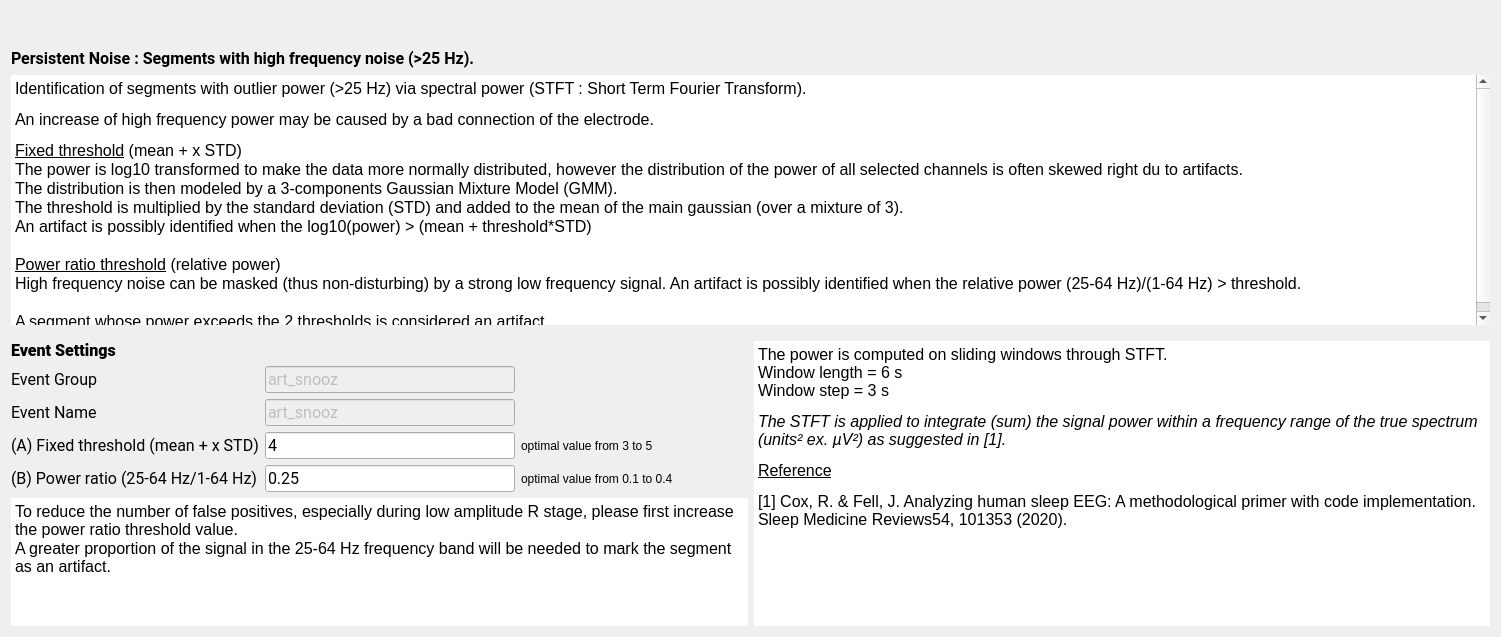
<?xml version="1.0" encoding="UTF-8"?>
<ui version="4.0">
 <class>PersistentNoiseStep</class>
 <widget class="QWidget" name="PersistentNoiseStep">
  <property name="geometry">
   <rect>
    <x>0</x>
    <y>0</y>
    <width>1501</width>
    <height>637</height>
   </rect>
  </property>
  <property name="windowTitle">
   <string>Form</string>
  </property>
  <property name="styleSheet">
   <string notr="true">font: 12pt &quot;Roboto&quot;;</string>
  </property>
  <layout class="QVBoxLayout" name="verticalLayout_2">
   <item>
        <widget class="QWidget" name="imageWidget" native="true">
         <property name="sizePolicy">
          <sizepolicy hsizetype="Expanding" vsizetype="Preferred">
           <horstretch>0</horstretch>
           <verstretch>0</verstretch>
          </sizepolicy>
         </property>
         <layout class="QHBoxLayout" name="horizontalLayout">
          <item>
           <widget class="QLabel" name="label_10">
                <property name="text">
                 <string/>
                </property>
                <property name="alignment">
                 <set>Qt::AlignmentFlag::AlignCenter</set>
                </property>
           </widget>
          </item>
         </layout>
    </widget>
   </item>
   <item>
    <layout class="QVBoxLayout" name="verticalLayout_3">
     <item>
      <widget class="QLabel" name="label_9">
       <property name="minimumSize">
        <size>
         <width>0</width>
         <height>20</height>
        </size>
       </property>
       <property name="maximumSize">
        <size>
         <width>16777215</width>
         <height>30</height>
        </size>
       </property>
       <property name="font">
        <font>
         <family>Roboto</family>
         <pointsize>12</pointsize>
         <italic>false</italic>
         <bold>false</bold>
        </font>
       </property>
       <property name="frameShape">
        <enum>QFrame::Shape::NoFrame</enum>
       </property>
       <property name="lineWidth">
        <number>0</number>
       </property>
       <property name="text">
        <string>&lt;html&gt;&lt;head/&gt;&lt;body&gt;&lt;p&gt;&lt;span style=&quot; font-weight:600;&quot;&gt;Persistent Noise : Segments with high frequency noise (&amp;gt;25 Hz).&lt;/span&gt;&lt;/p&gt;&lt;/body&gt;&lt;/html&gt;</string>
       </property>
      </widget>
     </item>
     <item>
      <widget class="QTextEdit" name="description_textEdit">
       <property name="sizePolicy">
        <sizepolicy hsizetype="Expanding" vsizetype="Expanding">
         <horstretch>0</horstretch>
         <verstretch>5</verstretch>
        </sizepolicy>
       </property>
       <property name="minimumSize">
        <size>
         <width>0</width>
         <height>250</height>
        </size>
       </property>
       <property name="styleSheet">
        <string notr="true"/>
       </property>
       <property name="frameShape">
        <enum>QFrame::Shape::NoFrame</enum>
       </property>
       <property name="frameShadow">
        <enum>QFrame::Shadow::Plain</enum>
       </property>
       <property name="lineWidth">
        <number>0</number>
       </property>
       <property name="readOnly">
        <bool>true</bool>
       </property>
       <property name="html">
        <string>&lt;!DOCTYPE HTML PUBLIC &quot;-//W3C//DTD HTML 4.0//EN&quot; &quot;http://www.w3.org/TR/REC-html40/strict.dtd&quot;&gt;
&lt;html&gt;&lt;head&gt;&lt;meta name=&quot;qrichtext&quot; content=&quot;1&quot; /&gt;&lt;meta charset=&quot;utf-8&quot; /&gt;&lt;style type=&quot;text/css&quot;&gt;
p, li { white-space: pre-wrap; }
hr { height: 1px; border-width: 0; }
li.unchecked::marker { content: &quot;\2610&quot;; }
li.checked::marker { content: &quot;\2612&quot;; }
&lt;/style&gt;&lt;/head&gt;&lt;body style=&quot; font-family:'Roboto'; font-size:12pt; font-weight:400; font-style:normal;&quot;&gt;
&lt;p style=&quot; margin-top:12px; margin-bottom:12px; margin-left:0px; margin-right:0px; -qt-block-indent:0; text-indent:0px;&quot;&gt;&lt;span style=&quot; color:#000000;&quot;&gt;Identification of segments with outlier power (&amp;gt;25 Hz) via spectral power (STFT : Short Term Fourier Transform).&lt;/span&gt;&lt;/p&gt;
&lt;p style=&quot; margin-top:12px; margin-bottom:12px; margin-left:0px; margin-right:0px; -qt-block-indent:0; text-indent:0px;&quot;&gt;&lt;span style=&quot; color:#000000;&quot;&gt;An increase of high frequency power may be caused by a bad connection of the electrode.&lt;/span&gt;&lt;/p&gt;
&lt;p style=&quot; margin-top:0px; margin-bottom:0px; margin-left:0px; margin-right:0px; -qt-block-indent:0; text-indent:0px;&quot;&gt;&lt;span style=&quot; text-decoration: underline;&quot;&gt;Fixed threshold&lt;/span&gt;&lt;span style=&quot; color:#000000;&quot;&gt; (mean + x STD)&lt;/span&gt;&lt;/p&gt;
&lt;p style=&quot; margin-top:0px; margin-bottom:0px; margin-left:0px; margin-right:0px; -qt-block-indent:0; text-indent:0px;&quot;&gt;The power is log10 transformed to make the data more normally distributed, however the distribution of the power of all selected channels is often skewed right du to artifacts.&lt;/p&gt;
&lt;p style=&quot; margin-top:0px; margin-bottom:0px; margin-left:0px; margin-right:0px; -qt-block-indent:0; text-indent:0px;&quot;&gt;The distribution is then modeled by a 3-components Gaussian Mixture Model (GMM).&lt;/p&gt;
&lt;p style=&quot; margin-top:0px; margin-bottom:0px; margin-left:0px; margin-right:0px; -qt-block-indent:0; text-indent:0px;&quot;&gt;The threshold is multiplied by the standard deviation (STD) and added to the mean of the main gaussian (over a mixture of 3).&lt;/p&gt;
&lt;p style=&quot; margin-top:0px; margin-bottom:0px; margin-left:0px; margin-right:0px; -qt-block-indent:0; text-indent:0px;&quot;&gt;An artifact is possibly identified when the log10(power) &amp;gt; (mean + threshold*STD)&lt;/p&gt;
&lt;p style=&quot;-qt-paragraph-type:empty; margin-top:0px; margin-bottom:0px; margin-left:0px; margin-right:0px; -qt-block-indent:0; text-indent:0px;&quot;&gt;&lt;br /&gt;&lt;/p&gt;
&lt;p style=&quot; margin-top:0px; margin-bottom:0px; margin-left:0px; margin-right:0px; -qt-block-indent:0; text-indent:0px;&quot;&gt;&lt;span style=&quot; text-decoration: underline;&quot;&gt;Power ratio threshold&lt;/span&gt; (relative power)&lt;/p&gt;
&lt;p style=&quot; margin-top:0px; margin-bottom:0px; margin-left:0px; margin-right:0px; -qt-block-indent:0; text-indent:0px;&quot;&gt;High frequency noise can be masked (thus non-disturbing) by a strong low frequency signal. An artifact is possibly identified when the relative power (25-64 Hz)/(1-64 Hz) &amp;gt; threshold.&lt;/p&gt;
&lt;p style=&quot;-qt-paragraph-type:empty; margin-top:0px; margin-bottom:0px; margin-left:0px; margin-right:0px; -qt-block-indent:0; text-indent:0px;&quot;&gt;&lt;br /&gt;&lt;/p&gt;
&lt;p style=&quot; margin-top:0px; margin-bottom:0px; margin-left:0px; margin-right:0px; -qt-block-indent:0; text-indent:0px;&quot;&gt;A segment whose power exceeds the 2 thresholds is considered an artifact.&lt;/p&gt;&lt;/body&gt;&lt;/html&gt;</string>
       </property>
      </widget>
     </item>
     <item>
      <spacer name="verticalSpacer">
       <property name="orientation">
        <enum>Qt::Orientation::Vertical</enum>
       </property>
       <property name="sizeType">
        <enum>QSizePolicy::Policy::Fixed</enum>
       </property>
       <property name="sizeHint" stdset="0">
        <size>
         <width>20</width>
         <height>10</height>
        </size>
       </property>
      </spacer>
     </item>
    </layout>
   </item>
   <item>
    <layout class="QGridLayout" name="gridLayout_2">
     <item row="0" column="0">
      <layout class="QVBoxLayout" name="verticalLayout">
       <item>
        <widget class="QLabel" name="label_4">
         <property name="sizePolicy">
          <sizepolicy hsizetype="Fixed" vsizetype="Fixed">
           <horstretch>0</horstretch>
           <verstretch>0</verstretch>
          </sizepolicy>
         </property>
         <property name="maximumSize">
          <size>
           <width>16777215</width>
           <height>20</height>
          </size>
         </property>
         <property name="font">
          <font>
           <family>Roboto</family>
           <pointsize>12</pointsize>
           <italic>false</italic>
           <bold>false</bold>
          </font>
         </property>
         <property name="text">
          <string>&lt;html&gt;&lt;head/&gt;&lt;body&gt;&lt;p&gt;&lt;span style=&quot; font-weight:700;&quot;&gt;Event Settings&lt;/span&gt;&lt;/p&gt;&lt;/body&gt;&lt;/html&gt;</string>
         </property>
        </widget>
       </item>
       <item>
        <layout class="QGridLayout" name="gridLayout">
         <item row="0" column="0">
          <widget class="QLabel" name="label_3">
           <property name="sizePolicy">
            <sizepolicy hsizetype="Fixed" vsizetype="Preferred">
             <horstretch>0</horstretch>
             <verstretch>0</verstretch>
            </sizepolicy>
           </property>
           <property name="minimumSize">
            <size>
             <width>140</width>
             <height>0</height>
            </size>
           </property>
           <property name="font">
            <font>
             <family>Roboto</family>
             <pointsize>12</pointsize>
             <italic>false</italic>
             <bold>false</bold>
            </font>
           </property>
           <property name="text">
            <string>Event Group</string>
           </property>
          </widget>
         </item>
         <item row="0" column="1">
          <widget class="QLineEdit" name="group_lineEdit">
           <property name="enabled">
            <bool>false</bool>
           </property>
           <property name="maximumSize">
            <size>
             <width>250</width>
             <height>16777215</height>
            </size>
           </property>
           <property name="font">
            <font>
             <family>Roboto</family>
             <pointsize>12</pointsize>
             <italic>false</italic>
             <bold>false</bold>
            </font>
           </property>
           <property name="toolTip">
            <string>In which &quot;Event Group&quot; the detected artifact are added (label in the annotation file). Go to the general Detectors Settings to edit the group.</string>
           </property>
           <property name="text">
            <string>art_snooz</string>
           </property>
          </widget>
         </item>
         <item row="1" column="0">
          <widget class="QLabel" name="label_11">
           <property name="minimumSize">
            <size>
             <width>140</width>
             <height>0</height>
            </size>
           </property>
           <property name="font">
            <font>
             <family>Roboto</family>
             <pointsize>12</pointsize>
             <italic>false</italic>
             <bold>false</bold>
            </font>
           </property>
           <property name="text">
            <string>Event Name</string>
           </property>
          </widget>
         </item>
         <item row="1" column="1">
          <widget class="QLineEdit" name="name_fixe_lineEdit">
           <property name="enabled">
            <bool>false</bool>
           </property>
           <property name="maximumSize">
            <size>
             <width>250</width>
             <height>16777215</height>
            </size>
           </property>
           <property name="font">
            <font>
             <family>Roboto</family>
             <pointsize>12</pointsize>
             <italic>false</italic>
             <bold>false</bold>
            </font>
           </property>
           <property name="toolTip">
            <string>The event name of the detected artifact (label in the annotation file). Go to the general Detectors Settings to edit the name.</string>
           </property>
           <property name="text">
            <string>art_snooz</string>
           </property>
          </widget>
         </item>
         <item row="2" column="0">
          <widget class="QLabel" name="label_5">
           <property name="minimumSize">
            <size>
             <width>140</width>
             <height>0</height>
            </size>
           </property>
           <property name="maximumSize">
            <size>
             <width>270</width>
             <height>16777215</height>
            </size>
           </property>
           <property name="font">
            <font>
             <family>Roboto</family>
             <pointsize>12</pointsize>
             <italic>false</italic>
             <bold>false</bold>
            </font>
           </property>
           <property name="midLineWidth">
            <number>0</number>
           </property>
           <property name="text">
            <string>&lt;html&gt;&lt;head/&gt;&lt;body&gt;&lt;p&gt;(A) Fixed threshold (mean + x STD)&lt;/p&gt;&lt;/body&gt;&lt;/html&gt;</string>
           </property>
           <property name="textFormat">
            <enum>Qt::TextFormat::RichText</enum>
           </property>
          </widget>
         </item>
         <item row="2" column="1">
          <widget class="QLineEdit" name="tresh_fixe_lineEdit">
           <property name="maximumSize">
            <size>
             <width>250</width>
             <height>16777215</height>
            </size>
           </property>
           <property name="font">
            <font>
             <family>Roboto</family>
             <pointsize>12</pointsize>
             <italic>false</italic>
             <bold>false</bold>
            </font>
           </property>
           <property name="toolTip">
            <string>The threshold value to identify the artefact.  Its units is x times the baseline standard deviation.</string>
           </property>
           <property name="text">
            <string>4</string>
           </property>
          </widget>
         </item>
         <item row="2" column="2">
          <widget class="QLabel" name="label_2">
           <property name="maximumSize">
            <size>
             <width>250</width>
             <height>16777215</height>
            </size>
           </property>
           <property name="text">
            <string>optimal value from 3 to 5</string>
           </property>
          </widget>
         </item>
         <item row="3" column="0">
          <widget class="QLabel" name="label">
           <property name="maximumSize">
            <size>
             <width>270</width>
             <height>16777215</height>
            </size>
           </property>
           <property name="font">
            <font>
             <family>Roboto</family>
             <pointsize>12</pointsize>
             <italic>false</italic>
             <bold>false</bold>
            </font>
           </property>
           <property name="text">
            <string>(B) Power ratio (25-64 Hz/1-64 Hz)</string>
           </property>
          </widget>
         </item>
         <item row="3" column="1">
          <widget class="QLineEdit" name="thres_ratio_lineEdit">
           <property name="minimumSize">
            <size>
             <width>0</width>
             <height>0</height>
            </size>
           </property>
           <property name="maximumSize">
            <size>
             <width>250</width>
             <height>16777215</height>
            </size>
           </property>
           <property name="font">
            <font>
             <family>Roboto</family>
             <pointsize>12</pointsize>
             <italic>false</italic>
             <bold>false</bold>
            </font>
           </property>
           <property name="text">
            <string>0.25</string>
           </property>
          </widget>
         </item>
         <item row="3" column="2">
          <widget class="QLabel" name="label_6">
           <property name="maximumSize">
            <size>
             <width>250</width>
             <height>16777215</height>
            </size>
           </property>
           <property name="text">
            <string>optimal value from 0.1 to 0.4</string>
           </property>
          </widget>
         </item>
        </layout>
       </item>
      </layout>
     </item>
     <item row="0" column="1" rowspan="2">
      <widget class="QTextEdit" name="settings_textEdit">
       <property name="maximumSize">
        <size>
         <width>16777215</width>
         <height>16777215</height>
        </size>
       </property>
       <property name="focusPolicy">
        <enum>Qt::FocusPolicy::NoFocus</enum>
       </property>
       <property name="contextMenuPolicy">
        <enum>Qt::ContextMenuPolicy::NoContextMenu</enum>
       </property>
       <property name="acceptDrops">
        <bool>false</bool>
       </property>
       <property name="styleSheet">
        <string notr="true"/>
       </property>
       <property name="frameShape">
        <enum>QFrame::Shape::NoFrame</enum>
       </property>
       <property name="frameShadow">
        <enum>QFrame::Shadow::Plain</enum>
       </property>
       <property name="lineWidth">
        <number>0</number>
       </property>
       <property name="readOnly">
        <bool>true</bool>
       </property>
       <property name="html">
        <string>&lt;!DOCTYPE HTML PUBLIC &quot;-//W3C//DTD HTML 4.0//EN&quot; &quot;http://www.w3.org/TR/REC-html40/strict.dtd&quot;&gt;
&lt;html&gt;&lt;head&gt;&lt;meta name=&quot;qrichtext&quot; content=&quot;1&quot; /&gt;&lt;meta charset=&quot;utf-8&quot; /&gt;&lt;style type=&quot;text/css&quot;&gt;
p, li { white-space: pre-wrap; }
hr { height: 1px; border-width: 0; }
li.unchecked::marker { content: &quot;\2610&quot;; }
li.checked::marker { content: &quot;\2612&quot;; }
&lt;/style&gt;&lt;/head&gt;&lt;body style=&quot; font-family:'Roboto'; font-size:12pt; font-weight:400; font-style:normal;&quot;&gt;
&lt;p style=&quot; margin-top:12px; margin-bottom:12px; margin-left:0px; margin-right:0px; -qt-block-indent:0; text-indent:0px;&quot;&gt;&lt;span style=&quot; color:#000000;&quot;&gt;The power is computed on sliding windows through STFT.&lt;br /&gt;Window length = 6 s&lt;br /&gt;Window step = 3 s &lt;/span&gt;&lt;/p&gt;
&lt;p style=&quot; margin-top:12px; margin-bottom:12px; margin-left:0px; margin-right:0px; -qt-block-indent:0; text-indent:0px;&quot;&gt;&lt;span style=&quot; font-style:italic; color:#000000;&quot;&gt;The STFT is applied to integrate (sum) the signal power within a frequency range of the true spectrum (units² ex. µV²) as suggested in [1].&lt;/span&gt;&lt;/p&gt;
&lt;p style=&quot; margin-top:12px; margin-bottom:12px; margin-left:0px; margin-right:0px; -qt-block-indent:0; text-indent:0px;&quot;&gt;&lt;a href=&quot;https://pubmed.ncbi.nlm.nih.gov/12723066/&quot;&gt;&lt;span style=&quot; text-decoration: underline; color:#000000;&quot;&gt;Reference&lt;/span&gt;&lt;/a&gt;&lt;/p&gt;
&lt;p style=&quot; margin-top:12px; margin-bottom:12px; margin-left:0px; margin-right:0px; -qt-block-indent:0; text-indent:0px;&quot;&gt;&lt;span style=&quot; color:#000000;&quot;&gt;[1] Cox, R. &amp;amp; Fell, J. Analyzing human sleep EEG: A methodological primer with code implementation. Sleep Medicine Reviews54, 101353 (2020).&lt;/span&gt;&lt;/p&gt;&lt;/body&gt;&lt;/html&gt;</string>
       </property>
      </widget>
     </item>
     <item row="1" column="0">
      <widget class="QTextEdit" name="textEdit">
       <property name="maximumSize">
        <size>
         <width>16777215</width>
         <height>130</height>
        </size>
       </property>
       <property name="frameShape">
        <enum>QFrame::Shape::HLine</enum>
       </property>
       <property name="lineWidth">
        <number>0</number>
       </property>
       <property name="readOnly">
        <bool>true</bool>
       </property>
       <property name="html">
        <string>&lt;!DOCTYPE HTML PUBLIC &quot;-//W3C//DTD HTML 4.0//EN&quot; &quot;http://www.w3.org/TR/REC-html40/strict.dtd&quot;&gt;
&lt;html&gt;&lt;head&gt;&lt;meta name=&quot;qrichtext&quot; content=&quot;1&quot; /&gt;&lt;meta charset=&quot;utf-8&quot; /&gt;&lt;style type=&quot;text/css&quot;&gt;
p, li { white-space: pre-wrap; }
hr { height: 1px; border-width: 0; }
li.unchecked::marker { content: &quot;\2610&quot;; }
li.checked::marker { content: &quot;\2612&quot;; }
&lt;/style&gt;&lt;/head&gt;&lt;body style=&quot; font-family:'Roboto'; font-size:12pt; font-weight:400; font-style:normal;&quot;&gt;
&lt;p style=&quot; margin-top:0px; margin-bottom:0px; margin-left:0px; margin-right:0px; -qt-block-indent:0; text-indent:0px;&quot;&gt;To reduce the number of false positives, especially during low amplitude R stage, please first increase the power ratio threshold value.&lt;/p&gt;
&lt;p style=&quot; margin-top:0px; margin-bottom:0px; margin-left:0px; margin-right:0px; -qt-block-indent:0; text-indent:0px;&quot;&gt;A greater proportion of the signal in the 25-64 Hz frequency band will be needed to mark the segment as an artifact.&lt;/p&gt;&lt;/body&gt;&lt;/html&gt;</string>
       </property>
      </widget>
     </item>
    </layout>
   </item>
  </layout>
 </widget>
 <resources>
  <include location="../../../../../snooz-toolbox/src/main/python/ui/themes/themes.qrc"/>
 </resources>
 <connections/>
 <slots>
  <slot>on_choose()</slot>
  <slot>on_input_format_changed()</slot>
 </slots>
</ui>
